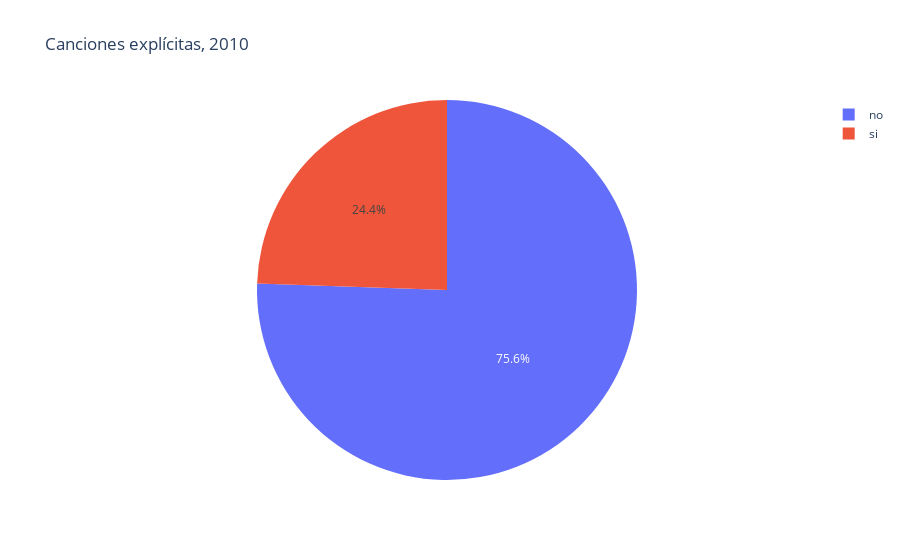

Notebook code for this chart:
### Code cell
## pie chart de entradas explícitas, decada 2010s                                       
figExplicit10s = pieChartExplicit10s = px.pie(dfExplicit[dfExplicit.year < 2012], 
                        title= 'Canciones explícitas, 2010',
                            values='cantidad',
                            names = 'explicit',
                            labels= {'explicit' : 'Explícita', 'cantidad' : 'Total de entradas'})
figExplicit10s.show()


## pie chart de entradas explícitas, decada 2020s         
figExplicit20s = pieChartExplicit20s = px.pie(dfExplicit[dfExplicit.year > 2012], 
                        title= 'Canciones explícitas, 2020',
                            values='cantidad',
                            names = 'explicit',
                            labels= {'explicit' : 'Explícita', 'cantidad' : 'Total de entradas'})

### Figure 1 — Plotly figure (JSON) as saved in the notebook; plotly's stock layout.template omitted (floating-point values rounded to 4 significant figures)
{"data": [{"domain": {"x": [0, 1], "y": [0, 1]}, "hovertemplate": "Explícita=%{label}<br>Total de entradas=%{value}<extra></extra>", "labels": ["no", "si"], "legendgroup": "", "name": "", "showlegend": true, "type": "pie", "values": [1097, 355]}], "layout": {"legend": {"tracegroupgap": 0}, "title": {"text": "Canciones explícitas, 2010"}}}
